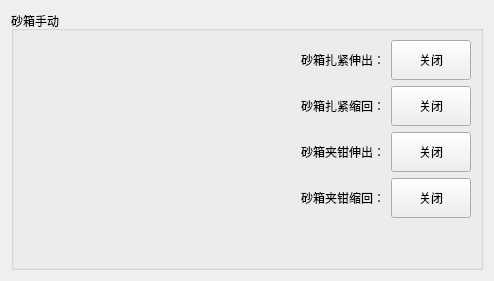
     <widget class="QWidget" name="tab_11">
      <attribute name="title">
       <string>砂箱系统</string>
      </attribute>
      <layout class="QVBoxLayout" name="verticalLayout_32">
       <item>
        <widget class="QGroupBox" name="groupBox_18">
         <property name="title">
          <string>砂箱手动</string>
         </property>
         <layout class="QVBoxLayout" name="verticalLayout_31">
          <item>
           <layout class="QVBoxLayout" name="verticalLayout_30">
            <item>
             <layout class="QHBoxLayout" name="horizontalLayout_18">
              <item>
               <spacer name="horizontalSpacer_22">
                <property name="orientation">
                 <enum>Qt::Horizontal</enum>
                </property>
                <property name="sizeHint" stdset="0">
                 <size>
                  <width>278</width>
                  <height>20</height>
                 </size>
                </property>
               </spacer>
              </item>
              <item>
               <layout class="QGridLayout" name="gridLayout_27">
                <item row="0" column="0">
                 <widget class="QLabel" name="label_126">
                  <property name="text">
                   <string>砂箱扎紧伸出：</string>
                  </property>
                 </widget>
                </item>
                <item row="0" column="1">
                 <widget class="QPushButton" name="pushButton_53">
                  <property name="minimumSize">
                   <size>
                    <width>80</width>
                    <height>40</height>
                   </size>
                  </property>
                  <property name="maximumSize">
                   <size>
                    <width>80</width>
                    <height>40</height>
                   </size>
                  </property>
                  <property name="text">
                   <string>关闭</string>
                  </property>
                 </widget>
                </item>
                <item row="1" column="0">
                 <widget class="QLabel" name="label_127">
                  <property name="text">
                   <string>砂箱扎紧缩回：</string>
                  </property>
                 </widget>
                </item>
                <item row="1" column="1">
                 <widget class="QPushButton" name="pushButton_54">
                  <property name="minimumSize">
                   <size>
                    <width>80</width>
                    <height>40</height>
                   </size>
                  </property>
                  <property name="maximumSize">
                   <size>
                    <width>80</width>
                    <height>40</height>
                   </size>
                  </property>
                  <property name="text">
                   <string>关闭</string>
                  </property>
                 </widget>
                </item>
                <item row="2" column="0">
                 <widget class="QLabel" name="label_128">
                  <property name="text">
                   <string>砂箱夹钳伸出：</string>
                  </property>
                 </widget>
                </item>
                <item row="2" column="1">
                 <widget class="QPushButton" name="pushButton_55">
                  <property name="minimumSize">
                   <size>
                    <width>80</width>
                    <height>40</height>
                   </size>
                  </property>
                  <property name="maximumSize">
                   <size>
                    <width>80</width>
                    <height>40</height>
                   </size>
                  </property>
                  <property name="text">
                   <string>关闭</string>
                  </property>
                 </widget>
                </item>
                <item row="3" column="0">
                 <widget class="QLabel" name="label_129">
                  <property name="text">
                   <string>砂箱夹钳缩回：</string>
                  </property>
                 </widget>
                </item>
                <item row="3" column="1">
                 <widget class="QPushButton" name="pushButton_56">
                  <property name="minimumSize">
                   <size>
                    <width>80</width>
                    <height>40</height>
                   </size>
                  </property>
                  <property name="maximumSize">
                   <size>
                    <width>80</width>
                    <height>40</height>
                   </size>
                  </property>
                  <property name="text">
                   <string>关闭</string>
                  </property>
                 </widget>
                </item>
               </layout>
              </item>
             </layout>
            </item>
            <item>
             <spacer name="verticalSpacer">
              <property name="orientation">
               <enum>Qt::Vertical</enum>
              </property>
              <property name="sizeHint" stdset="0">
               <size>
                <width>20</width>
                <height>40</height>
               </size>
              </property>
             </spacer>
            </item>
           </layout>
          </item>
         </layout>
        </widget>
       </item>
      </layout>
     </widget>
